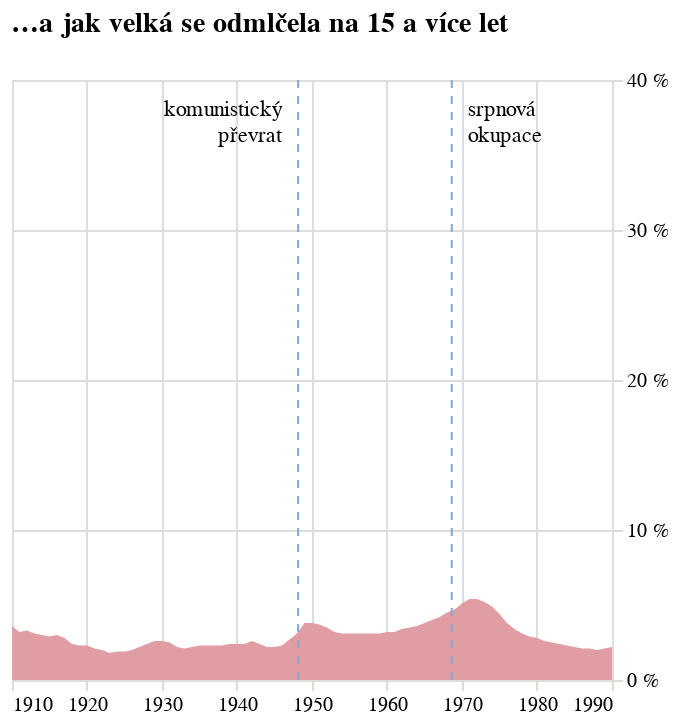

The notebook cell saved with this chart:
### Code cell
graf_pauzy = alt.Chart(
    alt_friendly(df_100), width=300,
    title=alt.Title("…a jak velká se odmlčela na 15 a více let")
).mark_area(color='#E09DA3'
).encode(alt.X(
    "rok:T", title=None, axis=alt.Axis(domainOpacity=0, tickColor='#DCDDD6')
), alt.Y(
    "podil_cechu_15:Q", title=None, 
    axis=alt.Axis(domainOpacity=0, tickColor='#DCDDD6', labelExpr="datum.label * 100 + ' %'", orient='right', tickCount=3),
    scale=alt.Scale(domain=[0,0.4])
))
                    
rule1 = alt.Chart(alt.Data(values=[{'rok': '1948-02-25'}])).mark_rule(
    color='#81A9D5',
    strokeDash=[4, 4]  # Optional: makes the line dashed
).encode(
    x='rok:T'
)

rule2 = alt.Chart(alt.Data(values=[{'rok': '1968-08-21'}])).mark_rule(
    color='#81A9D5',
    strokeDash=[4, 4]  # Optional: makes the line dashed
).encode(
    x='rok:T'
)

# Add text annotation
text1 = alt.Chart(alt.Data(values=[{'rok': '1948-02-25', 'y': 0.3}])).mark_text(
    # angle=270,  # Rotates text vertically
    align='right',
    baseline='middle',
    dy=15,# Slight horizontal offset from the line
    dx=-8,
    text=['komunistický','převrat'],
    font='Asap'
).encode(
    x='rok:T',
    y=alt.value(0)  # Places text at bottom of chart
)


# Add text annotation
text2 = alt.Chart(alt.Data(values=[{'rok': '1968-08-21', 'y': 0.3}])).mark_text(
    # angle=270,  # Rotates text vertically
    align='left',
    baseline='middle',
    dy=15,# Slight horizontal offset from the line
    dx=8,
    text=['srpnová','okupace'],
    font='Asap'
).encode(
    x='rok:T',
    y=alt.value(0)  # Places text at bottom of chart
)

graf_pauzy_graf_komb = graf_pauzy + rule1 + text1 + rule2 + text2
graf_pauzy_graf_komb

### Figure 1 — Vega-Lite specification as saved in the notebook (floating-point values rounded to 4 significant figures)
{"config": {"title": {"font": "Noticia Text", "fontSize": 14, "anchor": "start", "lineHeight": 21, "fontWeight": "bolder", "subtitleFont": "Noticia Text", "subtitleFontSize": 12, "subtitleFontWeight": "lighter", "subtitlePadding": 12, "dy": -12}, "axis": {"labelFont": "Asap", "titleFont": "Asap", "fontWeight": "lighter", "titleFontWeight": "lighter", "labelFontSize": 10, "titleFontSize": 10, "labelPadding": 2, "titlePadding": 10, "domainOpacity": 0, "tickColor": "#DCDDD6"}, "legend": {"labelFont": "Asap", "labelFontWeight": "normal", "titleFont": "Asap", "titleFontWeight": "normal", "labelFontSize": 10, "titleFontSize": 10}}, "layer": [{"data": {"name": "data-345391a89889cdf0ede56ff5455bfd16"}, "mark": {"type": "area", "color": "#E09DA3"}, "encoding": {"x": {"axis": {"domainOpacity": 0, "tickColor": "#DCDDD6"}, "field": "rok", "title": null, "type": "temporal"}, "y": {"axis": {"domainOpacity": 0, "labelExpr": "datum.label * 100 + ' %'", "orient": "right", "tickColor": "#DCDDD6", "tickCount": 3}, "field": "podil_cechu_15", "scale": {"domain": [0, 0.4]}, "title": null, "type": "quantitative"}}, "title": {"text": "…a jak velká se odmlčela na 15 a více let"}}, {"data": {"values": [{"rok": "1948-02-25"}]}, "mark": {"type": "rule", "color": "#81A9D5", "strokeDash": [4, 4]}, "encoding": {"x": {"field": "rok", "type": "temporal"}}}, {"data": {"values": [{"rok": "1948-02-25", "y": 0.3}]}, "mark": {"type": "text", "align": "right", "baseline": "middle", "dx": -8, "dy": 15, "font": "Asap", "text": ["komunistický", "převrat"]}, "encoding": {"x": {"field": "rok", "type": "temporal"}, "y": {"value": 0}}}, {"data": {"values": [{"rok": "1968-08-21"}]}, "mark": {"type": "rule", "color": "#81A9D5", "strokeDash": [4, 4]}, "encoding": {"x": {"field": "rok", "type": "temporal"}}}, {"data": {"values": [{"rok": "1968-08-21", "y": 0.3}]}, "mark": {"type": "text", "align": "left", "baseline": "middle", "dx": 8, "dy": 15, "font": "Asap", "text": ["srpnová", "okupace"]}, "encoding": {"x": {"field": "rok", "type": "temporal"}, "y": {"value": 0}}}], "width": 300, "$schema": "https://vega.github.io/schema/vega-lite/v5.8.0.json", "datasets": {"data-345391a89889cdf0ede56ff5455bfd16": [{"rok": "1910-01-01T00:00:00", "podil_vsech_5": 0.1576, "podil_cechu_5": 0.1566, "podil_vsech_10": 0.08856, "podil_cechu_10": 0.08747, "podil_vsech_15": 0.03881, "podil_cechu_15": 0.036, "podil_vsech_20": 0.01693, "podil_cechu_20": 0.01593}, {"rok": "1911-01-01T00:00:00", "podil_vsech_5": 0.1736, "podil_cechu_5": 0.1717, "podil_vsech_10": 0.0874, "podil_cechu_10": 0.086, "podil_vsech_15": 0.03481, "podil_cechu_15": 0.032, "podil_vsech_20": 0.01603, "podil_cechu_20": 0.01501}, {"rok": "1912-01-01T00:00:00", "podil_vsech_5": 0.1873, "podil_cechu_5": 0.1867, "podil_vsech_10": 0.0814, "podil_cechu_10": 0.07996, "podil_vsech_15": 0.03391, "podil_cechu_15": 0.033, "podil_vsech_20": 0.01744, "podil_cechu_20": 0.01677}, {"rok": "1913-01-01T00:00:00", "podil_vsech_5": 0.2067, "podil_cechu_5": 0.2056, "podil_vsech_10": 0.08244, "podil_cechu_10": 0.08019, "podil_vsech_15": 0.03223, "podil_cechu_15": 0.031, "podil_vsech_20": 0.01845, "podil_cechu_20": 0.01803}, {"rok": "1914-01-01T00:00:00", "podil_vsech_5": 0.2082, "podil_cechu_5": 0.2091, "podil_vsech_10": 0.0771, "podil_cechu_10": 0.07386, "podil_vsech_15": 0.03097, "podil_cechu_15": 0.03, "podil_vsech_20": 0.01831, "podil_cechu_20": 0.01769}, {"rok": "1915-01-01T00:00:00", "podil_vsech_5": 0.1932, "podil_cechu_5": 0.1965, "podil_vsech_10": 0.06971, "podil_cechu_10": 0.06711, "podil_vsech_15": 0.02943, "podil_cechu_15": 0.029, "podil_vsech_20": 0.01682, "podil_cechu_20": 0.01627}, {"rok": "1916-01-01T00:00:00", "podil_vsech_5": 0.1696, "podil_cechu_5": 0.1717, "podil_vsech_10": 0.06106, "podil_cechu_10": 0.05906, "podil_vsech_15": 0.029, "podil_cechu_15": 0.03, "podil_vsech_20": 0.01505, "podil_cechu_20": 0.01451}, {"rok": "1917-01-01T00:00:00", "podil_vsech_5": 0.1448, "podil_cechu_5": 0.146, "podil_vsech_10": 0.05627, "podil_cechu_10": 0.05547, "podil_vsech_15": 0.02803, "podil_cechu_15": 0.028, "podil_vsech_20": 0.01348, "podil_cechu_20": 0.01301}, {"rok": "1918-01-01T00:00:00", "podil_vsech_5": 0.1285, "podil_cechu_5": 0.1281, "podil_vsech_10": 0.04915, "podil_cechu_10": 0.05007, "podil_vsech_15": 0.02415, "podil_cechu_15": 0.024, "podil_vsech_20": 0.01134, "podil_cechu_20": 0.01059}, {"rok": "1919-01-01T00:00:00", "podil_vsech_5": 0.1139, "podil_cechu_5": 0.1118, "podil_vsech_10": 0.04394, "podil_cechu_10": 0.04466, "podil_vsech_15": 0.0229, "podil_cechu_15": 0.023, "podil_vsech_20": 0.01073, "podil_cechu_20": 0.009924}, {"rok": "1920-01-01T00:00:00", "podil_vsech_5": 0.1066, "podil_cechu_5": 0.1059, "podil_vsech_10": 0.04321, "podil_cechu_10": 0.04423, "podil_vsech_15": 0.02319, "podil_cechu_15": 0.023, "podil_vsech_20": 0.0111, "podil_cechu_20": 0.01043}, {"rok": "1921-01-01T00:00:00", "podil_vsech_5": 0.1046, "podil_cechu_5": 0.1037, "podil_vsech_10": 0.0436, "podil_cechu_10": 0.04462, "podil_vsech_15": 0.02142, "podil_cechu_15": 0.021, "podil_vsech_20": 0.01024, "podil_cechu_20": 0.01018}, {"rok": "1922-01-01T00:00:00", "podil_vsech_5": 0.1031, "podil_cechu_5": 0.1032, "podil_vsech_10": 0.04295, "podil_cechu_10": 0.04335, "podil_vsech_15": 0.02011, "podil_cechu_15": 0.02, "podil_vsech_20": 0.0106, "podil_cechu_20": 0.01084}, {"rok": "1923-01-01T00:00:00", "podil_vsech_5": 0.1004, "podil_cechu_5": 0.1032, "podil_vsech_10": 0.04306, "podil_cechu_10": 0.044, "podil_vsech_15": 0.01845, "podil_cechu_15": 0.018, "podil_vsech_20": 0.01125, "podil_cechu_20": 0.0116}, {"rok": "1924-01-01T00:00:00", "podil_vsech_5": 0.09943, "podil_cechu_5": 0.1027, "podil_vsech_10": 0.04541, "podil_cechu_10": 0.04626, "podil_vsech_15": 0.0184, "podil_cechu_15": 0.019, "podil_vsech_20": 0.01182, "podil_cechu_20": 0.01209}, {"rok": "1925-01-01T00:00:00", "podil_vsech_5": 0.1009, "podil_cechu_5": 0.104, "podil_vsech_10": 0.04723, "podil_cechu_10": 0.04797, "podil_vsech_15": 0.01941, "podil_cechu_15": 0.019, "podil_vsech_20": 0.01229, "podil_cechu_20": 0.01231}, {"rok": "1926-01-01T00:00:00", "podil_vsech_5": 0.1048, "podil_cechu_5": 0.1098, "podil_vsech_10": 0.04642, "podil_cechu_10": 0.04797, "podil_vsech_15": 0.01956, "podil_cechu_15": 0.02, "podil_vsech_20": 0.01258, "podil_cechu_20": 0.01239}, {"rok": "1927-01-01T00:00:00", "podil_vsech_5": 0.11, "podil_cechu_5": 0.1135, "podil_vsech_10": 0.04421, "podil_cechu_10": 0.04503, "podil_vsech_15": 0.02188, "podil_cechu_15": 0.022, "podil_vsech_20": 0.01094, "podil_cechu_20": 0.01027}, {"rok": "1928-01-01T00:00:00", "podil_vsech_5": 0.1105, "podil_cechu_5": 0.1138, "podil_vsech_10": 0.04173, "podil_cechu_10": 0.04182, "podil_vsech_15": 0.02434, "podil_cechu_15": 0.024, "podil_vsech_20": 0.0113, "podil_cechu_20": 0.01029}, {"rok": "1929-01-01T00:00:00", "podil_vsech_5": 0.111, "podil_cechu_5": 0.1129, "podil_vsech_10": 0.04065, "podil_cechu_10": 0.04065, "podil_vsech_15": 0.0263, "podil_cechu_15": 0.026, "podil_vsech_20": 0.01153, "podil_cechu_20": 0.01032}, {"rok": "1930-01-01T00:00:00", "podil_vsech_5": 0.109, "podil_cechu_5": 0.1101, "podil_vsech_10": 0.04096, "podil_cechu_10": 0.04033, "podil_vsech_15": 0.02722, "podil_cechu_15": 0.026, "podil_vsech_20": 0.01225, "podil_cechu_20": 0.01126}, {"rok": "1931-01-01T00:00:00", "podil_vsech_5": 0.1043, "podil_cechu_5": 0.1053, "podil_vsech_10": 0.04386, "podil_cechu_10": 0.04289, "podil_vsech_15": 0.02713, "podil_cechu_15": 0.025, "podil_vsech_20": 0.01409, "podil_cechu_20": 0.01273}, {"rok": "1932-01-01T00:00:00", "podil_vsech_5": 0.09845, "podil_cechu_5": 0.0987, "podil_vsech_10": 0.04839, "podil_cechu_10": 0.04744, "podil_vsech_15": 0.02381, "podil_cechu_15": 0.022, "podil_vsech_20": 0.01395, "podil_cechu_20": 0.01296}, {"rok": "1933-01-01T00:00:00", "podil_vsech_5": 0.09481, "podil_cechu_5": 0.09531, "podil_vsech_10": 0.05206, "podil_cechu_10": 0.05116, "podil_vsech_15": 0.02286, "podil_cechu_15": 0.021, "podil_vsech_20": 0.01317, "podil_cechu_20": 0.01215}, {"rok": "1934-01-01T00:00:00", "podil_vsech_5": 0.09505, "podil_cechu_5": 0.09664, "podil_vsech_10": 0.05648, "podil_cechu_10": 0.05603, "podil_vsech_15": 0.02394, "podil_cechu_15": 0.022, "podil_vsech_20": 0.01379, "podil_cechu_20": 0.01279}, {"rok": "1935-01-01T00:00:00", "podil_vsech_5": 0.09154, "podil_cechu_5": 0.09275, "podil_vsech_10": 0.05679, "podil_cechu_10": 0.05573, "podil_vsech_15": 0.02415, "podil_cechu_15": 0.023, "podil_vsech_20": 0.01426, "podil_cechu_20": 0.01275}, {"rok": "1936-01-01T00:00:00", "podil_vsech_5": 0.09158, "podil_cechu_5": 0.09091, "podil_vsech_10": 0.05485, "podil_cechu_10": 0.0528, "podil_vsech_15": 0.02479, "podil_cechu_15": 0.023, "podil_vsech_20": 0.01515, "podil_cechu_20": 0.01323}, {"rok": "1937-01-01T00:00:00", "podil_vsech_5": 0.1042, "podil_cechu_5": 0.1026, "podil_vsech_10": 0.04741, "podil_cechu_10": 0.04472, "podil_vsech_15": 0.02476, "podil_cechu_15": 0.023, "podil_vsech_20": 0.01584, "podil_cechu_20": 0.01392}, {"rok": "1938-01-01T00:00:00", "podil_vsech_5": 0.1237, "podil_cechu_5": 0.1196, "podil_vsech_10": 0.04483, "podil_cechu_10": 0.04126, "podil_vsech_15": 0.02498, "podil_cechu_15": 0.023, "podil_vsech_20": 0.01614, "podil_cechu_20": 0.01388}, {"rok": "1939-01-01T00:00:00", "podil_vsech_5": 0.1453, "podil_cechu_5": 0.14, "podil_vsech_10": 0.04615, "podil_cechu_10": 0.04237, "podil_vsech_15": 0.02677, "podil_cechu_15": 0.024, "podil_vsech_20": 0.0167, "podil_cechu_20": 0.01449}, {"rok": "1940-01-01T00:00:00", "podil_vsech_5": 0.1462, "podil_cechu_5": 0.1407, "podil_vsech_10": 0.04599, "podil_cechu_10": 0.0436, "podil_vsech_15": 0.02721, "podil_cechu_15": 0.024, "podil_vsech_20": 0.01688, "podil_cechu_20": 0.01465}, {"rok": "1941-01-01T00:00:00", "podil_vsech_5": 0.126, "podil_cechu_5": 0.1226, "podil_vsech_10": 0.0463, "podil_cechu_10": 0.04443, "podil_vsech_15": 0.0272, "podil_cechu_15": 0.024, "podil_vsech_20": 0.01745, "podil_cechu_20": 0.01521}, {"rok": "1942-01-01T00:00:00", "podil_vsech_5": 0.09727, "podil_cechu_5": 0.09413, "podil_vsech_10": 0.04753, "podil_cechu_10": 0.04584, "podil_vsech_15": 0.0287, "podil_cechu_15": 0.026, "podil_vsech_20": 0.01853, "podil_cechu_20": 0.01598}, {"rok": "1943-01-01T00:00:00", "podil_vsech_5": 0.07743, "podil_cechu_5": 0.07506, "podil_vsech_10": 0.04469, "podil_cechu_10": 0.04255, "podil_vsech_15": 0.02647, "podil_cechu_15": 0.024, "podil_vsech_20": 0.01771, "podil_cechu_20": 0.01522}, {"rok": "1944-01-01T00:00:00", "podil_vsech_5": 0.07121, "podil_cechu_5": 0.06899, "podil_vsech_10": 0.04221, "podil_cechu_10": 0.03963, "podil_vsech_15": 0.02446, "podil_cechu_15": 0.022, "podil_vsech_20": 0.01677, "podil_cechu_20": 0.01428}, {"rok": "1945-01-01T00:00:00", "podil_vsech_5": 0.07017, "podil_cechu_5": 0.0691, "podil_vsech_10": 0.04196, "podil_cechu_10": 0.03895, "podil_vsech_15": 0.02449, "podil_cechu_15": 0.022, "podil_vsech_20": 0.01649, "podil_cechu_20": 0.01423}, {"rok": "1946-01-01T00:00:00", "podil_vsech_5": 0.07212, "podil_cechu_5": 0.072, "podil_vsech_10": 0.04231, "podil_cechu_10": 0.03962, "podil_vsech_15": 0.02539, "podil_cechu_15": 0.023, "podil_vsech_20": 0.01731, "podil_cechu_20": 0.01513}, {"rok": "1947-01-01T00:00:00", "podil_vsech_5": 0.08407, "podil_cechu_5": 0.08379, "podil_vsech_10": 0.04892, "podil_cechu_10": 0.04591, "podil_vsech_15": 0.0299, "podil_cechu_15": 0.027, "podil_vsech_20": 0.02024, "podil_cechu_20": 0.0178}, {"rok": "1948-01-01T00:00:00", "podil_vsech_5": 0.09724, "podil_cechu_5": 0.09776, "podil_vsech_10": 0.05386, "podil_cechu_10": 0.05117, "podil_vsech_15": 0.03419, "podil_cechu_15": 0.031, "podil_vsech_20": 0.02279, "podil_cechu_20": 0.02047}, {"rok": "1949-01-01T00:00:00", "podil_vsech_5": 0.1152, "podil_cechu_5": 0.1146, "podil_vsech_10": 0.06212, "podil_cechu_10": 0.05871, "podil_vsech_15": 0.04072, "podil_cechu_15": 0.038, "podil_vsech_20": 0.02571, "podil_cechu_20": 0.02361}, {"rok": "1950-01-01T00:00:00", "podil_vsech_5": 0.1171, "podil_cechu_5": 0.115, "podil_vsech_10": 0.06072, "podil_cechu_10": 0.05699, "podil_vsech_15": 0.04083, "podil_cechu_15": 0.038, "podil_vsech_20": 0.02341, "podil_cechu_20": 0.02187}, {"rok": "1951-01-01T00:00:00", "podil_vsech_5": 0.112, "podil_cechu_5": 0.1098, "podil_vsech_10": 0.05876, "podil_cechu_10": 0.05622, "podil_vsech_15": 0.03909, "podil_cechu_15": 0.037, "podil_vsech_20": 0.02156, "podil_cechu_20": 0.02069}, {"rok": "1952-01-01T00:00:00", "podil_vsech_5": 0.1055, "podil_cechu_5": 0.1026, "podil_vsech_10": 0.05805, "podil_cechu_10": 0.05556, "podil_vsech_15": 0.03727, "podil_cechu_15": 0.035, "podil_vsech_20": 0.02119, "podil_cechu_20": 0.02027}, {"rok": "1953-01-01T00:00:00", "podil_vsech_5": 0.0963, "podil_cechu_5": 0.09323, "podil_vsech_10": 0.05536, "podil_cechu_10": 0.05252, "podil_vsech_15": 0.03456, "podil_cechu_15": 0.032, "podil_vsech_20": 0.02023, "podil_cechu_20": 0.01938}, {"rok": "1954-01-01T00:00:00", "podil_vsech_5": 0.09319, "podil_cechu_5": 0.09027, "podil_vsech_10": 0.05375, "podil_cechu_10": 0.05125, "podil_vsech_15": 0.03308, "podil_cechu_15": 0.031, "podil_vsech_20": 0.02075, "podil_cechu_20": 0.01975}, {"rok": "1955-01-01T00:00:00", "podil_vsech_5": 0.09571, "podil_cechu_5": 0.09293, "podil_vsech_10": 0.05589, "podil_cechu_10": 0.05382, "podil_vsech_15": 0.03267, "podil_cechu_15": 0.031, "podil_vsech_20": 0.02114, "podil_cechu_20": 0.02042}, {"rok": "1956-01-01T00:00:00", "podil_vsech_5": 0.09595, "podil_cechu_5": 0.09401, "podil_vsech_10": 0.05466, "podil_cechu_10": 0.05233, "podil_vsech_15": 0.03226, "podil_cechu_15": 0.031, "podil_vsech_20": 0.02106, "podil_cechu_20": 0.02058}, {"rok": "1957-01-01T00:00:00", "podil_vsech_5": 0.09863, "podil_cechu_5": 0.09846, "podil_vsech_10": 0.05503, "podil_cechu_10": 0.05339, "podil_vsech_15": 0.0324, "podil_cechu_15": 0.031, "podil_vsech_20": 0.02061, "podil_cechu_20": 0.02063}, {"rok": "1958-01-01T00:00:00", "podil_vsech_5": 0.09956, "podil_cechu_5": 0.09962, "podil_vsech_10": 0.05561, "podil_cechu_10": 0.05438, "podil_vsech_15": 0.03192, "podil_cechu_15": 0.031, "podil_vsech_20": 0.02081, "podil_cechu_20": 0.02085}, {"rok": "1959-01-01T00:00:00", "podil_vsech_5": 0.1016, "podil_cechu_5": 0.1017, "podil_vsech_10": 0.05451, "podil_cechu_10": 0.05327, "podil_vsech_15": 0.03178, "podil_cechu_15": 0.031, "podil_vsech_20": 0.02068, "podil_cechu_20": 0.02107}, {"rok": "1960-01-01T00:00:00", "podil_vsech_5": 0.1035, "podil_cechu_5": 0.1052, "podil_vsech_10": 0.05373, "podil_cechu_10": 0.0529, "podil_vsech_15": 0.03215, "podil_cechu_15": 0.032, "podil_vsech_20": 0.02086, "podil_cechu_20": 0.02148}, {"rok": "1961-01-01T00:00:00", "podil_vsech_5": 0.1053, "podil_cechu_5": 0.1062, "podil_vsech_10": 0.05393, "podil_cechu_10": 0.05283, "podil_vsech_15": 0.03183, "podil_cechu_15": 0.032, "podil_vsech_20": 0.02178, "podil_cechu_20": 0.02247}, {"rok": "1962-01-01T00:00:00", "podil_vsech_5": 0.1067, "podil_cechu_5": 0.1075, "podil_vsech_10": 0.05654, "podil_cechu_10": 0.05577, "podil_vsech_15": 0.03282, "podil_cechu_15": 0.034, "podil_vsech_20": 0.02253, "podil_cechu_20": 0.02339}, {"rok": "1963-01-01T00:00:00", "podil_vsech_5": 0.1086, "podil_cechu_5": 0.1093, "podil_vsech_10": 0.0571, "podil_cechu_10": 0.05618, "podil_vsech_15": 0.03399, "podil_cechu_15": 0.035, "podil_vsech_20": 0.02286, "podil_cechu_20": 0.02378}, {"rok": "1964-01-01T00:00:00", "podil_vsech_5": 0.1136, "podil_cechu_5": 0.1139, "podil_vsech_10": 0.05966, "podil_cechu_10": 0.05894, "podil_vsech_15": 0.03534, "podil_cechu_15": 0.036, "podil_vsech_20": 0.0239, "podil_cechu_20": 0.02503}, {"rok": "1965-01-01T00:00:00", "podil_vsech_5": 0.1176, "podil_cechu_5": 0.1172, "podil_vsech_10": 0.06189, "podil_cechu_10": 0.06192, "podil_vsech_15": 0.0367, "podil_cechu_15": 0.038, "podil_vsech_20": 0.02484, "podil_cechu_20": 0.02592}, {"rok": "1966-01-01T00:00:00", "podil_vsech_5": 0.1176, "podil_cechu_5": 0.1168, "podil_vsech_10": 0.0637, "podil_cechu_10": 0.0641, "podil_vsech_15": 0.03859, "podil_cechu_15": 0.04, "podil_vsech_20": 0.02569, "podil_cechu_20": 0.02689}, {"rok": "1967-01-01T00:00:00", "podil_vsech_5": 0.1211, "podil_cechu_5": 0.121, "podil_vsech_10": 0.0659, "podil_cechu_10": 0.06657, "podil_vsech_15": 0.04099, "podil_cechu_15": 0.042, "podil_vsech_20": 0.02774, "podil_cechu_20": 0.02893}, {"rok": "1968-01-01T00:00:00", "podil_vsech_5": 0.1243, "podil_cechu_5": 0.1245, "podil_vsech_10": 0.06916, "podil_cechu_10": 0.0705, "podil_vsech_15": 0.04323, "podil_cechu_15": 0.045, "podil_vsech_20": 0.03001, "podil_cechu_20": 0.03118}, {"rok": "1969-01-01T00:00:00", "podil_vsech_5": 0.1266, "podil_cechu_5": 0.1276, "podil_vsech_10": 0.07062, "podil_cechu_10": 0.07254, "podil_vsech_15": 0.04551, "podil_cechu_15": 0.047, "podil_vsech_20": 0.03237, "podil_cechu_20": 0.0337}, {"rok": "1970-01-01T00:00:00", "podil_vsech_5": 0.1302, "podil_cechu_5": 0.1329, "podil_vsech_10": 0.07253, "podil_cechu_10": 0.07491, "podil_vsech_15": 0.04883, "podil_cechu_15": 0.051, "podil_vsech_20": 0.03115, "podil_cechu_20": 0.03208}, {"rok": "1971-01-01T00:00:00", "podil_vsech_5": 0.1346, "podil_cechu_5": 0.1381, "podil_vsech_10": 0.07733, "podil_cechu_10": 0.07951, "podil_vsech_15": 0.05176, "podil_cechu_15": 0.054, "podil_vsech_20": 0.02927, "podil_cechu_20": 0.02978}, {"rok": "1972-01-01T00:00:00", "podil_vsech_5": 0.1357, "podil_cechu_5": 0.1388, "podil_vsech_10": 0.07882, "podil_cechu_10": 0.08085, "podil_vsech_15": 0.05187, "podil_cechu_15": 0.054, "podil_vsech_20": 0.02634, "podil_cechu_20": 0.02677}, {"rok": "1973-01-01T00:00:00", "podil_vsech_5": 0.1315, "podil_cechu_5": 0.1355, "podil_vsech_10": 0.07696, "podil_cechu_10": 0.07893, "podil_vsech_15": 0.04982, "podil_cechu_15": 0.052, "podil_vsech_20": 0.02377, "podil_cechu_20": 0.02419}, {"rok": "1974-01-01T00:00:00", "podil_vsech_5": 0.1295, "podil_cechu_5": 0.134, "podil_vsech_10": 0.07364, "podil_cechu_10": 0.07613, "podil_vsech_15": 0.04755, "podil_cechu_15": 0.049, "podil_vsech_20": 0.02161, "podil_cechu_20": 0.02226}, {"rok": "1975-01-01T00:00:00", "podil_vsech_5": 0.1258, "podil_cechu_5": 0.1297, "podil_vsech_10": 0.07137, "podil_cechu_10": 0.0738, "podil_vsech_15": 0.04237, "podil_cechu_15": 0.044, "podil_vsech_20": 0.02004, "podil_cechu_20": 0.02076}, {"rok": "1976-01-01T00:00:00", "podil_vsech_5": 0.1236, "podil_cechu_5": 0.1282, "podil_vsech_10": 0.06857, "podil_cechu_10": 0.07123, "podil_vsech_15": 0.03714, "podil_cechu_15": 0.038, "podil_vsech_20": 0.01772, "podil_cechu_20": 0.01849}, {"rok": "1977-01-01T00:00:00", "podil_vsech_5": 0.1197, "podil_cechu_5": 0.1238, "podil_vsech_10": 0.06641, "podil_cechu_10": 0.06896, "podil_vsech_15": 0.03269, "podil_cechu_15": 0.034, "podil_vsech_20": 0.01614, "podil_cechu_20": 0.01685}, {"rok": "1978-01-01T00:00:00", "podil_vsech_5": 0.1173, "podil_cechu_5": 0.1211, "podil_vsech_10": 0.0646, "podil_cechu_10": 0.06724, "podil_vsech_15": 0.03011, "podil_cechu_15": 0.031, "podil_vsech_20": 0.01535, "podil_cechu_20": 0.01607}, {"rok": "1979-01-01T00:00:00", "podil_vsech_5": 0.1127, "podil_cechu_5": 0.1168, "podil_vsech_10": 0.06184, "podil_cechu_10": 0.0643, "podil_vsech_15": 0.028, "podil_cechu_15": 0.029, "podil_vsech_20": 0.01458, "podil_cechu_20": 0.0152}, {"rok": "1980-01-01T00:00:00", "podil_vsech_5": 0.1111, "podil_cechu_5": 0.1155, "podil_vsech_10": 0.05685, "podil_cechu_10": 0.05912, "podil_vsech_15": 0.02667, "podil_cechu_15": 0.028, "podil_vsech_20": 0.01374, "podil_cechu_20": 0.0144}, {"rok": "1981-01-01T00:00:00", "podil_vsech_5": 0.1101, "podil_cechu_5": 0.1145, "podil_vsech_10": 0.05232, "podil_cechu_10": 0.05432, "podil_vsech_15": 0.025, "podil_cechu_15": 0.026, "podil_vsech_20": 0.01274, "podil_cechu_20": 0.01342}, {"rok": "1982-01-01T00:00:00", "podil_vsech_5": 0.1075, "podil_cechu_5": 0.1115, "podil_vsech_10": 0.04787, "podil_cechu_10": 0.04958, "podil_vsech_15": 0.02346, "podil_cechu_15": 0.025, "podil_vsech_20": 0.01231, "podil_cechu_20": 0.01273}, {"rok": "1983-01-01T00:00:00", "podil_vsech_5": 0.1034, "podil_cechu_5": 0.108, "podil_vsech_10": 0.04571, "podil_cechu_10": 0.04769, "podil_vsech_15": 0.02281, "podil_cechu_15": 0.024, "podil_vsech_20": 0.01179, "podil_cechu_20": 0.01219}, {"rok": "1984-01-01T00:00:00", "podil_vsech_5": 0.09971, "podil_cechu_5": 0.1042, "podil_vsech_10": 0.04475, "podil_cechu_10": 0.04695, "podil_vsech_15": 0.02204, "podil_cechu_15": 0.023, "podil_vsech_20": 0.01159, "podil_cechu_20": 0.01192}, {"rok": "1985-01-01T00:00:00", "podil_vsech_5": 0.09211, "podil_cechu_5": 0.09615, "podil_vsech_10": 0.04315, "podil_cechu_10": 0.04543, "podil_vsech_15": 0.02088, "podil_cechu_15": 0.022, "podil_vsech_20": 0.0112, "podil_cechu_20": 0.01144}, {"rok": "1986-01-01T00:00:00", "podil_vsech_5": 0.08717, "podil_cechu_5": 0.09067, "podil_vsech_10": 0.04235, "podil_cechu_10": 0.04461, "podil_vsech_15": 0.02018, "podil_cechu_15": 0.021, "podil_vsech_20": 0.0106, "podil_cechu_20": 0.01104}, {"rok": "1987-01-01T00:00:00", "podil_vsech_5": 0.08665, "podil_cechu_5": 0.09056, "podil_vsech_10": 0.0421, "podil_cechu_10": 0.04425, "podil_vsech_15": 0.02045, "podil_cechu_15": 0.021, "podil_vsech_20": 0.01059, "podil_cechu_20": 0.01093}, {"rok": "1988-01-01T00:00:00", "podil_vsech_5": 0.08683, "podil_cechu_5": 0.09118, "podil_vsech_10": 0.04179, "podil_cechu_10": 0.04369, "podil_vsech_15": 0.01989, "podil_cechu_15": 0.02, "podil_vsech_20": 0.0101, "podil_cechu_20": 0.01016}, {"rok": "1989-01-01T00:00:00", "podil_vsech_5": 0.08894, "podil_cechu_5": 0.09351, "podil_vsech_10": 0.04236, "podil_cechu_10": 0.04409, "podil_vsech_15": 0.02069, "podil_cechu_15": 0.021, "podil_vsech_20": 0.01005, "podil_cechu_20": 0.01025}, {"rok": "1990-01-01T00:00:00", "podil_vsech_5": 0.09171, "podil_cechu_5": 0.09701, "podil_vsech_10": 0.04338, "podil_cechu_10": 0.0451, "podil_vsech_15": 0.02099, "podil_cechu_15": 0.022, "podil_vsech_20": 0.00955, "podil_cechu_20": 0.009683}]}}
